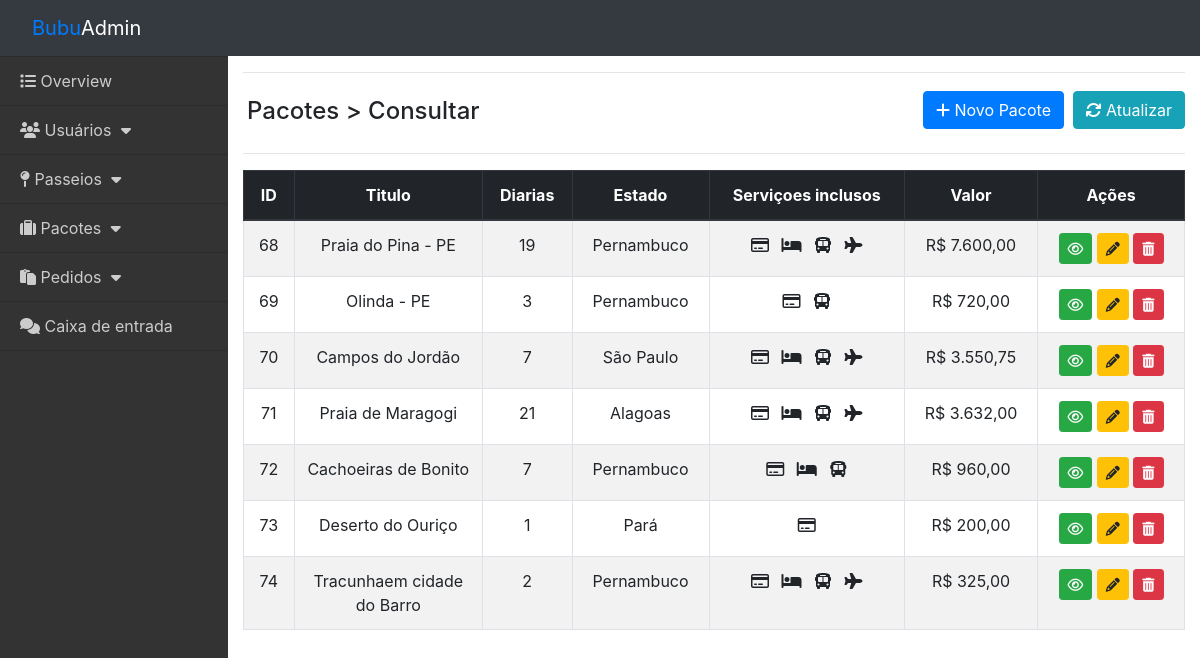
/view/painelAdmin/painelAdm.php?adm=pacotesMnt, run on the app's committed database.
### tables this page shows
CREATE TABLE `PCT` (
  `codPacote` int(11) NOT NULL AUTO_INCREMENT,
  `titulo` varchar(255) NOT NULL,
  `dataInicio` varchar(45) DEFAULT NULL,
  `dataFim` varchar(45) DEFAULT NULL,
  `descricao` text,
  `valorBase` float DEFAULT NULL,
  `hospedagem` varchar(5) DEFAULT NULL,
  `valorHospedagem` float DEFAULT NULL,
  `traslado` varchar(5) DEFAULT NULL,
  `valorTraslado` float DEFAULT NULL,
  `aereo` varchar(5) DEFAULT NULL,
  `valorAereo` float DEFAULT NULL,
  `parcela` varchar(5) DEFAULT NULL,
  `quantidadeParcelas` int(3) DEFAULT NULL,
  `codPaisOrigem` int(7) DEFAULT NULL,
  `codEstadoOrigem` int(11) NOT NULL,
  `codCidadeOrigem` int(11) NOT NULL,
  `codPaisDestino` int(7) DEFAULT NULL,
  `codEstadoDestino` int(11) NOT NULL,
  `codCidadeDestino` int(11) NOT NULL,
  `status` varchar(45) DEFAULT NULL,
  `evidencia` varchar(5) DEFAULT NULL,
  `dataHoraCadastro` varchar(45) NOT NULL,
  PRIMARY KEY (`codPacote`),
  KEY `fk_PCT_CID1_idx` (`codCidadeOrigem`),
  KEY `fk_PCT_UF1_idx` (`codEstadoOrigem`),
  KEY `fk_PCT_FED1_idx` (`codPaisOrigem`),
  KEY `fk_PCT_CID2_idx` (`codCidadeDestino`),
  KEY `fk_PCT_UF2_idx` (`codEstadoDestino`),
  KEY `fk_PCT_FED2_idx` (`codPaisDestino`),
  CONSTRAINT `fk_PCT_CID1` FOREIGN KEY (`codCidadeOrigem`) REFERENCES `CID` (`codCidade`) ON DELETE NO ACTION ON UPDATE NO ACTION,
  CONSTRAINT `fk_PCT_CID2` FOREIGN KEY (`codCidadeDestino`) REFERENCES `CID` (`codCidade`) ON DELETE NO ACTION ON UPDATE NO ACTION,
  CONSTRAINT `fk_PCT_FED1` FOREIGN KEY (`codPaisOrigem`) REFERENCES `FED` (`codPais`) ON DELETE NO ACTION ON UPDATE NO ACTION,
  CONSTRAINT `fk_PCT_FED2` FOREIGN KEY (`codPaisDestino`) REFERENCES `FED` (`codPais`) ON DELETE NO ACTION ON UPDATE NO ACTION,
  CONSTRAINT `fk_PCT_UF1` FOREIGN KEY (`codEstadoOrigem`) REFERENCES `EST` (`codEstado`) ON DELETE NO ACTION ON UPDATE NO ACTION,
  CONSTRAINT `fk_PCT_UF2` FOREIGN KEY (`codEstadoDestino`) REFERENCES `EST` (`codEstado`) ON DELETE NO ACTION ON UPDATE NO ACTION
);

CREATE TABLE `EST` (
  `codEstado` int(11) NOT NULL,
  `nome` varchar(75) NOT NULL,
  `uf` varchar(5) NOT NULL,
  `codPais` int(7) NOT NULL,
  PRIMARY KEY (`codEstado`),
  UNIQUE KEY `codEstado_UNIQUE` (`codEstado`),
  KEY `fk_estados_pais_idx` (`codPais`),
  CONSTRAINT `fk_estados_pais` FOREIGN KEY (`codPais`) REFERENCES `FED` (`codPais`) ON DELETE NO ACTION ON UPDATE NO ACTION
);

### model/database.php (called while the page is built, shortened)
<?php
function open_database()
{
    try {
        $conn = new mysqli(DB_HOST, DB_USER, DB_PASSWORD, DB_NAME);
        return $conn;
    } catch (Exception $e) {
        echo $e->getMessage();
        return null;
    }
}
function find( $table = null, $nomeCampo = null, $valorCampo = null, $multResult = false ) {
  $database = open_database();
  $database->set_charset("utf8");
  $found = null;
  if ($nomeCampo) {
    $sql = "SELECT * FROM " . $table . " WHERE " . $nomeCampo . " = " . "'" . $valorCampo . "'";
    $result = $database->query($sql);
    if ($result->num_rows > 0) {
      $found = $result->fetch_assoc();
    }
  }
  if($nomeCampo == null) {
    $sql = "SELECT * FROM " . $table;
    $result = $database->query($sql);
    if ($result->num_rows > 0) {
      $found = $result->fetch_all(MYSQLI_ASSOC);
    }
  }
	return $found;
}
function find_all( $table ) {
    return find($table);
  }
?>

### controller/beans/pacotesBean.php (called while the page is built, shortened)
<?php
function carrega_pacotes() {
	$pacotes = find_all('PCT');
}
function caculaDiarias($dataIncio,$dataFim){
    $data1 = $dataIncio;
    $data2 = $dataFim;
    $d1 = strtotime($data1);
    $d2 = strtotime($data2);
    $dataFinal = ($d2 - $d1) /86400;
    if($dataFinal < 0)
    $dataFinal = $dataFinal * -1;
    return $dataFinal;
}
function calculaValorTotalPacote($pacoteInformado){
    $valorHospedagem = null;
    $valorTraslado = null;
    $valorAereo = null;
    $diarias = caculaDiarias($pacoteInformado['dataInicio'],$pacoteInformado['dataFim']);
    $valorBase =        floatval($pacoteInformado['valorBase']) ;
    if($pacoteInformado['hospedagem'] == "true"){
        $valorHospedagem =  floatval($pacoteInformado['valorHospedagem']) * $diarias  ;
    } else{
        $valorHospedagem = floatval(0);
    }
    if($pacoteInformado['traslado'] == "true"){
        $valorTraslado =    floatval($pacoteInformado['valorTraslado']);
    } else{
        $valorTraslado = floatval(0);
    }
    if($pacoteInformado['aereo'] == "true"){
        $valorAereo =       floatval($pacoteInformado['valorAereo']);
    } else{
        $valorAereo = floatval(0);
    }
    $valorTotal =   $valorBase + $valorHospedagem + $valorTraslado + $valorAereo;
    return $valorTotal;
}

### controller/beans/estadoBean.php (called while the page is built, shortened)
<?php
function carrega_estado_id($id_estado){
    return $estado = find( 'EST', 'codEstado', $id_estado);
}

### view/painelAdmin/pacotesMnt.php (the view, shortened to what this page needs)
<?php
    require_once('../../controller/beans/pacotesBean.php');
    require_once('../../controller/beans/estadoBean.php');
	carrega_pacotes();
?>
<hr>
<header>
	<div class="row">
		<div class="col-sm-7">
		<h4 class="mt-2 ml-1">Pacotes > Consultar</h4>
		</div>
		<div class="col-sm-5 text-right h2">
	    	<a class="btn btn-primary" href="./painelAdm.php?adm=pacotesInc"><i class="fa fa-plus"></i> Novo Pacote</a>
	    	<a class="btn btn-info" href="./painelAdm.php?adm=pacotesMnt"><i class="fa fa-refresh"></i> Atualizar</a>
	    </div>
	</div>
</header>
<hr>
<table class="table table-hover text-center table-bordered table-striped">
	<thead class="thead-dark">
		<tr>
			<th>ID</th>
			<th width="20%">Titulo</th>
			<th>Diarias</th>
			<th>Estado</th>
			<th>Serviçoes inclusos</th>
            <th>Valor</th>
            <th>Ações</th>
		</tr>
	</thead>
	<tbody>
	<?php if ($pacotes) : ?>
	<?php foreach ($pacotes as $pacote) : ?>
		<tr>
			<td><?php echo $pacote['codPacote']; ?></td>
			<td><?php echo $pacote['titulo']; ?></td>
			<td><?php echo caculaDiarias($pacote['dataInicio'],$pacote['dataFim'])  ?></td>
			<td><?php echo carrega_estado_id($pacote['codEstadoDestino'])['nome'];?></td>
			<td>
                <?php if ($pacote['parcela']=="true") : ?>
                    <i title="Parcelamento" class="fa fa-credit-card mx-1"></i>
                <?php endif; ?>
                <?php if ($pacote['hospedagem']=="true") : ?>
                    <i title="Hospedagem" class="fa fa-hotel mx-1"></i>
                <?php endif; ?>
                <?php if ($pacote['traslado']=="true") : ?>
                    <i title="Traslado" class="fa fa-bus mx-1"></i>
                <?php endif; ?>
                <?php if ($pacote['aereo']=="true") : ?>
                    <i title="Passagens AéreaAéreo" class="fa fa-plane mx-1"></i>
                <?php endif; ?>
            </td>
			<td ><?php echo 'R$ ' . number_format(calculaValorTotalPacote($pacote), 2, ',', '.');?></td>
			<td class="actions">
				<a href="./painelAdm.php?adm=pacotesMntDetalhe&id=<?php echo $pacote['codPacote']; ?>" class="btn btn-sm btn-success"><i class="fa fa-eye"></i> </a>
				<a href="./painelAdm.php?adm=pacotesMntAlterar&id=<?php echo $pacote['codPacote']; ?>" class="btn btn-sm btn-warning"><i class="fa fa-pencil"></i> </a>
				<a href="#" class="btn btn-sm btn-danger" data-toggle="modal" data-target="#delete-modal-pacote"  onclick="setaDadosModal('<?php echo $pacote['codPacote']; ?>')">
					<i class="fa fa-trash"></i>
				</a>
			</td>
		</tr>
	<?php endforeach; ?>
	<?php else : ?>
		<tr>
			<td colspan="7">Nenhum registro encontrado.</td>
		</tr>
	<?php endif; ?>
	</tbody>
</table>

### data on the page
pct: codPacote "68", titulo "Praia do Pina - PE", caculaDiarias($pacote['dataInicio'],$pacote['dataFim']) "19", codEstadoDestino.nome "Pernambuco", parcela "true" (drawn), hospedagem "true" (drawn), traslado "true" (drawn), aereo "true" (drawn), calculaValorTotalPacote($pacote) "7.600,00"
pct: codPacote "69", titulo "Olinda - PE", caculaDiarias($pacote['dataInicio'],$pacote['dataFim']) "3", codEstadoDestino.nome "Pernambuco", parcela "true" (drawn), traslado "true" (drawn), calculaValorTotalPacote($pacote) "720,00"
pct: codPacote "70", titulo "Campos do Jordão", caculaDiarias($pacote['dataInicio'],$pacote['dataFim']) "7", codEstadoDestino.nome "São Paulo", parcela "true" (drawn), hospedagem "true" (drawn), traslado "true" (drawn), aereo "true" (drawn), calculaValorTotalPacote($pacote) "3.550,75"
pct: codPacote "71", titulo "Praia de Maragogi", caculaDiarias($pacote['dataInicio'],$pacote['dataFim']) "21", codEstadoDestino.nome "Alagoas", parcela "true" (drawn), hospedagem "true" (drawn), traslado "true" (drawn), aereo "true" (drawn), calculaValorTotalPacote($pacote) "3.632,00"
pct: codPacote "72", titulo "Cachoeiras de Bonito", caculaDiarias($pacote['dataInicio'],$pacote['dataFim']) "7", codEstadoDestino.nome "Pernambuco", parcela "true" (drawn), hospedagem "true" (drawn), traslado "true" (drawn), calculaValorTotalPacote($pacote) "960,00"
pct: codPacote "73", titulo "Deserto do Ouriço", caculaDiarias($pacote['dataInicio'],$pacote['dataFim']) "1", codEstadoDestino.nome "Pará", parcela "true" (drawn), valorBase "200,00"
pct: codPacote "74", titulo "Tracunhaem cidade do Barro", caculaDiarias($pacote['dataInicio'],$pacote['dataFim']) "2", codEstadoDestino.nome "Pernambuco", parcela "true" (drawn), hospedagem "true" (drawn), traslado "true" (drawn), aereo "true" (drawn), calculaValorTotalPacote($pacote) "325,00"
